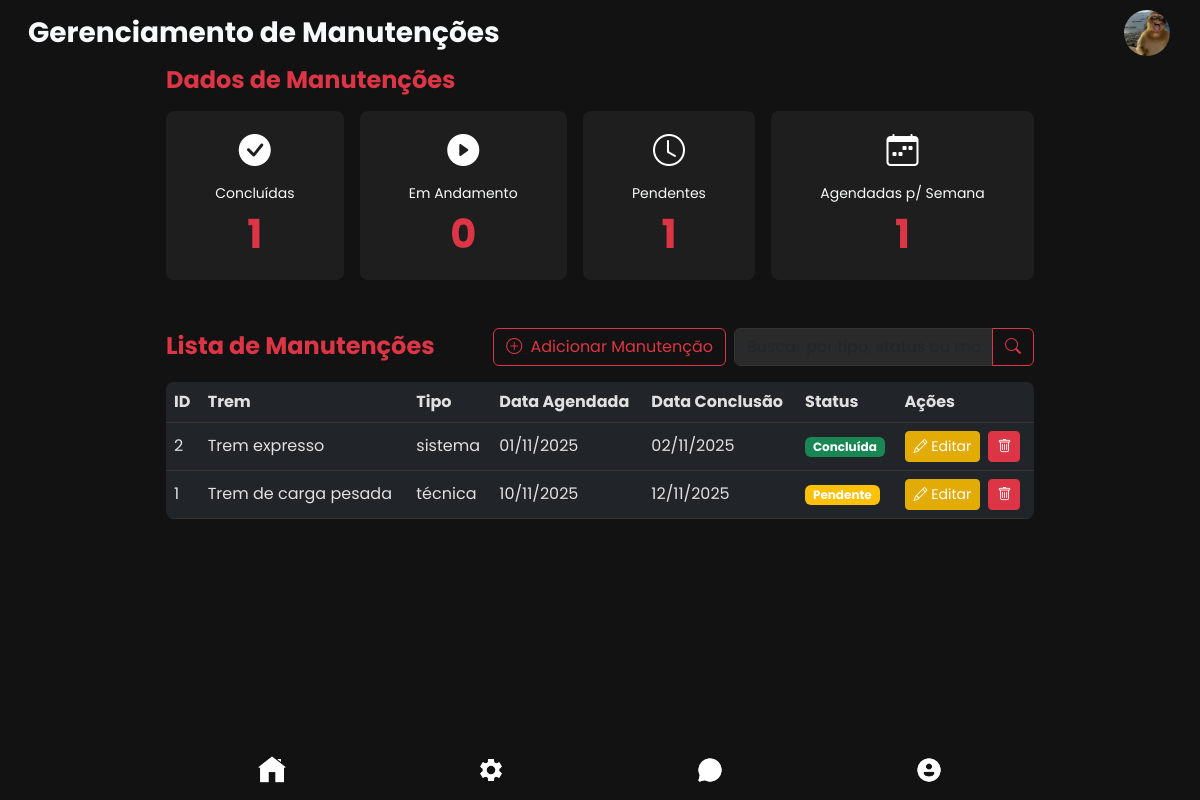
The app's page /public/adm/manutencoes.php (signed in) with its own data.
### tables this page shows
CREATE TABLE manutencoes (
    id INT PRIMARY KEY AUTO_INCREMENT,
    id_trem INT,
    tipo ENUM('técnica', 'sistema'),
    data_agendada DATE NOT NULL,
    data_conclusao DATE,
    status ENUM ('Pendente', 'Em andamento', 'Concluída'),
    FOREIGN KEY (id_trem) REFERENCES Trens(id) ON DELETE CASCADE
    );

CREATE TABLE Trens (
    id INT PRIMARY KEY AUTO_INCREMENT,
    modelo VARCHAR (50) NOT NULL,
    tipo_carga VARCHAR(50) NOT NULL,
    status ENUM('Disponível', 'Em rota', 'Em manutenção')
);

### public/adm/manutencoes.php (the view, shortened to what this page needs)
<?php
require "../../config/bd.php";
$stmt_concluidas = $conn->prepare("SELECT COUNT(*) as total FROM manutencoes WHERE status = 'Concluída'");
$stmt_concluidas->execute();
$manutencoes_concluidas = $stmt_concluidas->get_result()->fetch_assoc()['total'];
$stmt_em_andamento = $conn->prepare("SELECT COUNT(*) as total FROM manutencoes WHERE status = 'Em andamento'");
$stmt_em_andamento->execute();
$manutencoes_em_andamento = $stmt_em_andamento->get_result()->fetch_assoc()['total'];
$stmt_pendentes = $conn->prepare("SELECT COUNT(*) as total FROM manutencoes WHERE status = 'Pendente'");
$stmt_pendentes->execute();
$manutencoes_pendentes = $stmt_pendentes->get_result()->fetch_assoc()['total'];
$stmt_semana = $conn->prepare("SELECT COUNT(*) as total FROM manutencoes WHERE data_agendada BETWEEN CURDATE() AND DATE_ADD(CURDATE(), INTERVAL 7 DAY)");
$stmt_semana->execute();
$manutencoes_semana = $stmt_semana->get_result()->fetch_assoc()['total'];
$busca = $_GET['busca'] ?? '';
$where_clause = !empty($busca) ? "WHERE (m.tipo LIKE ? OR m.status LIKE ? OR t.modelo LIKE ?)" : "";
$stmt_manutencoes = $conn->prepare("SELECT m.id, m.id_trem, m.tipo, m.data_agendada, m.data_conclusao, m.status, t.modelo as trem_modelo
                                   FROM manutencoes m
                                   INNER JOIN Trens t ON m.id_trem = t.id
                                   $where_clause
                                   ORDER BY m.id DESC
                                   LIMIT 20");
$stmt_manutencoes->execute();
$manutencoes = $stmt_manutencoes->get_result()->fetch_all(MYSQLI_ASSOC);
?>
<!DOCTYPE html>
<html lang="pt-BR">
<head>
    <link href="https://cdn.jsdelivr.net/npm/bootstrap@5.3.0/dist/css/bootstrap.min.css" rel="stylesheet" />
    <link rel="stylesheet" href="https://cdn.jsdelivr.net/npm/bootstrap-icons@1.11.0/font/bootstrap-icons.css">
</head>
<body>
    <header class="bg-transparent">
        <nav class="navbar navbar-expand-lg navbar-dark bg-transparent px-3 py-2">
            <div class="container-fluid">
                <div class="d-flex justify-content-between align-items-center w-100">
                    <div class="text-oi">
                        <h1 class="text-light fw-bold mb-0 fs-3">Gerenciamento de Manutenções</h1>
                    </div>
                    <div class="pfp">
                        <img src="<?php echo htmlspecialchars($_SESSION['foto'] ?? '../../assets/img/perfil.png'); ?>" alt="Foto de perfil" class="pfp-img" />
                    </div>
                </div>
            </div>
        </nav>
    </header>
    <main class="container px-3" style="max-width: 900px; margin-bottom: 2rem;">
        <div class="stats mb-5">
            <div class="stats-titulo mb-3">
                <h3 class="text-danger fw-bold fs-4">Dados de Manutenções</h3>
            </div>
            <div class="stats-grid d-flex flex-wrap justify-content-between gap-3">
                <div class="card card-hover d-flex flex-column align-items-center text-center rounded-3 flex-fill p-3">
                    <div class="stat-icon mb-2">
                        <i class="bi bi-check-circle-fill"></i>
                    </div>
                    <div class="stat-text w-100">
                        <div class="stat-label text-light small">Concluídas</div>
                        <div class="stat-number"><?php echo number_format($manutencoes_concluidas); ?></div>
                    </div>
                </div>
                <div class="card card-hover d-flex flex-column align-items-center text-center rounded-3 flex-fill p-3">
                    <div class="stat-icon mb-2">
                        <i class="bi bi-play-circle-fill"></i>
                    </div>
                    <div class="stat-text w-100">
                        <div class="stat-label text-light small">Em Andamento</div>
                        <div class="stat-number"><?php echo number_format($manutencoes_em_andamento); ?></div>
                    </div>
                </div>
                <div class="card card-hover d-flex flex-column align-items-center text-center rounded-3 flex-fill p-3">
                    <div class="stat-icon mb-2">
                        <i class="bi bi-clock"></i>
                    </div>
                    <div class="stat-text w-100">
                        <div class="stat-label text-light small">Pendentes</div>
                        <div class="stat-number"><?php echo number_format($manutencoes_pendentes); ?></div>
                    </div>
                </div>
                <div class="card card-hover d-flex flex-column align-items-center text-center rounded-3 flex-fill p-3">
                    <div class="stat-icon mb-2">
                        <i class="bi bi-calendar-week"></i>
                    </div>
                    <div class="stat-text w-100">
                        <div class="stat-label text-light small">Agendadas p/ Semana</div>
                        <div class="stat-number"><?php echo number_format($manutencoes_semana); ?></div>
                    </div>
                </div>
            </div>
        </div>
        <div class="atividades mb-5">
            <div class="d-flex justify-content-between align-items-center mb-3">
                <h3 class="text-danger fw-bold fs-4 mb-0">Lista de Manutenções</h3>
                <div class="d-flex gap-2">
                    <button class="btn btn-outline-danger" onclick="limparModalParaAdicionar()" data-bs-toggle="modal" data-bs-target="#editarModal">
                        <i class="bi bi-plus-circle me-1"></i> Adicionar Manutenção
                    </button>
                    <div class="input-group" style="max-width: 300px;">
                        <input type="text" class="form-control" id="buscaInput" placeholder="Buscar por tipo, status ou modelo..." value="<?php echo htmlspecialchars($busca); ?>">
                        <button class="btn btn-outline-danger" type="button" onclick="filtrarManutencoes()"><i class="bi bi-search"></i></button>
                    </div>
                </div>
            </div>
            <div class="table-responsive">
                <table class="table table-dark table-hover rounded-3 overflow-hidden" id="manutencoesTable">
                    <thead>
                        <tr>
                            <th scope="col">ID</th>
                            <th scope="col">Trem</th>
                            <th scope="col">Tipo</th>
                            <th scope="col">Data Agendada</th>
                            <th scope="col">Data Conclusão</th>
                            <th scope="col">Status</th>
                            <th scope="col">Ações</th>
                        </tr>
                    </thead>
                    <tbody>
                        <?php if (!empty($manutencoes)): ?>
                            <?php foreach ($manutencoes as $manutencao): ?>
                                <tr data-tipo="<?php echo strtolower($manutencao['tipo']); ?>" data-status="<?php echo strtolower($manutencao['status']); ?>" data-modelo="<?php echo strtolower($manutencao['trem_modelo']); ?>">
                                    <td><?php echo $manutencao['id']; ?></td>
                                    <td><?php echo htmlspecialchars($manutencao['trem_modelo']); ?></td>
                                    <td><?php echo htmlspecialchars($manutencao['tipo']); ?></td>
                                    <td><?php echo date('d/m/Y', strtotime($manutencao['data_agendada'])); ?></td>
                                    <td><?php echo date('d/m/Y', strtotime($manutencao['data_conclusao'])); ?></td>
                                    <td>
                                        <?php
                                        $status = $manutencao['status'];
                                        $badge_class = ($status === 'Pendente') ? 'bg-warning' : (($status === 'Em andamento') ? 'bg-info' : 'bg-success');
                                        ?>
                                        <span class="badge <?php echo $badge_class; ?>"><?php echo $status; ?></span>
                                    </td>
                                    <td>
                                        <button class="btn btn-sm btn-warning me-1" onclick="editarManutencao(<?php echo $manutencao['id']; ?>, <?php echo $manutencao['id_trem']; ?>, '<?php echo htmlspecialchars(addslashes($manutencao['tipo'])); ?>', '<?php echo $manutencao['data_agendada']; ?>', '<?php echo $manutencao['data_conclusao']; ?>', '<?php echo htmlspecialchars(addslashes($manutencao['status'])); ?>')">
                                            <i class="bi bi-pencil"></i> Editar
                                        </button>
                                        <form method="POST" action="model/delete_manutencoes.php?id=<?php echo $manutencao['id']; ?>" style="display: inline;" onsubmit="return confirm('Deletar esta manutenção? Ação irreversível!');">
                                            <button type="submit" class="btn btn-sm btn-danger"><i class="bi bi-trash"></i></button>
                                        </form>
                                    </td>
                                </tr>
                            <?php endforeach; ?>
                        <?php else: ?>
                            <tr>
                                <td colspan="7" class="text-center text-light">Nenhuma manutenção encontrada.</td>
                            </tr>
                        <?php endif; ?>
                    </tbody>
                </table>
            </div>
        </div>
    </main>
    <footer class="rodape position-fixed bottom-0 w-100 py-2 px-3" role="contentinfo" aria-label="Menu de navegação inferior">
        <div class="container d-flex justify-content-around align-items-center" style="max-width: 900px;">
            <a href="home.php" class="footer-icon text-center text-decoration-none p-2" aria-label="Início">
                <img src="../../assets/img/casa.png" alt="Início" />
            </a>
            <a href="gerenciamento.php" class="footer-icon text-center text-decoration-none p-2" aria-label="Gerenciamento">
                <img src="../../assets/img/gerenciamento.png" alt="Gerenciamento" />
            </a>
            <a href="chat.php" class="footer-icon text-center text-decoration-none p-2" aria-label="Chat">
                <img src="../../assets/img/chat.png" alt="Chat" />
            </a>
            <a href="perfil.php" class="footer-icon text-center text-decoration-none p-2" aria-label="Perfil">
                <img src="../../assets/img/perfil.png" alt="Perfil" />
            </a>
        </div>
    </footer>
</body>
</html>

### public/adm/manutencoes.php (style rules this page uses)
body { font-family: 'Poppins', sans-serif; background-color: #121212; color: #e0e0e0; min-height: 100vh; padding-bottom: 70px; }
.card-hover { background-color: #1e1e1e !important; transition: background-color 0.3s ease; border: none; }
.pfp-img { width: 50px; height: 50px; object-fit: cover; border-radius: 50%; border: 2px solid transparent; transition: border-color 0.3s ease; }
.footer-icon img { width: 28px; height: 28px; filter: brightness(0) invert(1); transition: filter 0.3s ease; }
.rodape { background-color: #121212; border: none; box-shadow: none; z-index: 1000; }
.stat-number { font-size: 2.5rem; font-weight: bold; color: #dc3545; }
.stat-icon i { font-size: 2rem; color: #fff; }
.table-dark { background-color: #1e1e1e; }
.table-dark th, .table-dark td { border-color: #333; color: #e0e0e0; vertical-align: middle; }
.table-dark .btn { white-space: nowrap; }
.form-control, .form-select { background-color: #2a2a2a; border-color: #333; color: #e0e0e0; }
.btn-warning { background-color: #e2ab05ff; border-color: #e2ab05ff; color: #fff; }
.btn-danger { background-color: #dc3545; border-color: #dc3545; }

### records on screen
manutencoes: id "2", id_trem.modelo "Trem expresso", tipo "sistema", data_agendada "01/11/2025", data_conclusao "02/11/2025", status "Concluída"
manutencoes: id "1", id_trem.modelo "Trem de carga pesada", tipo "técnica", data_agendada "10/11/2025", data_conclusao "12/11/2025", status "Pendente"

### other values on screen
$manutencoes_concluidas "1"
$manutencoes_em_andamento "0"
$manutencoes_pendentes "1"
$manutencoes_semana "1"
